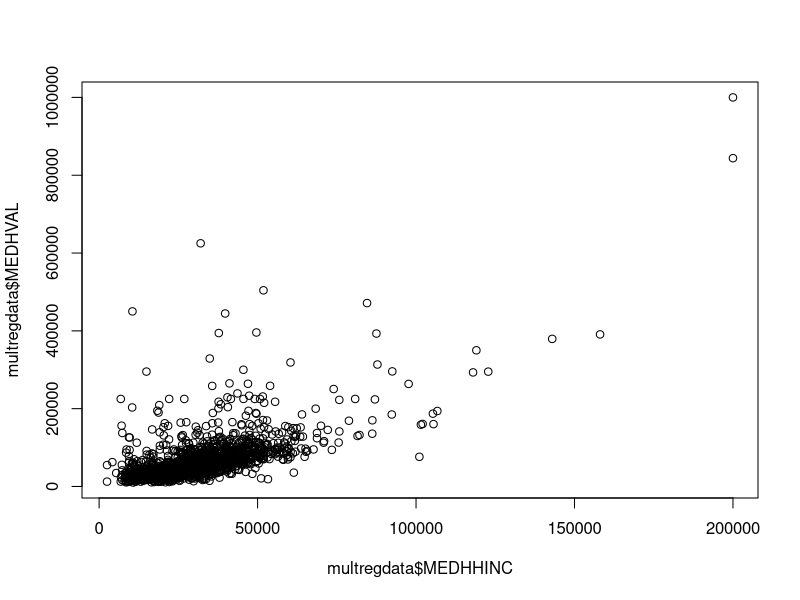
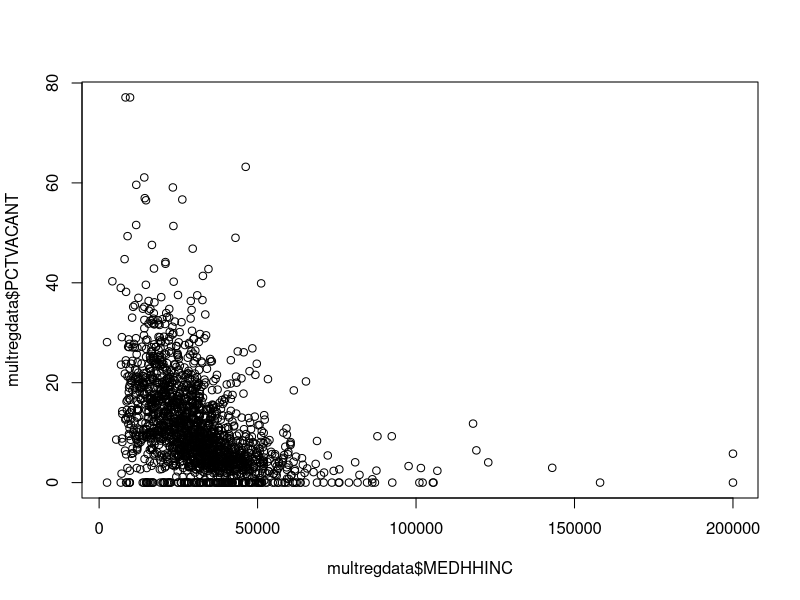
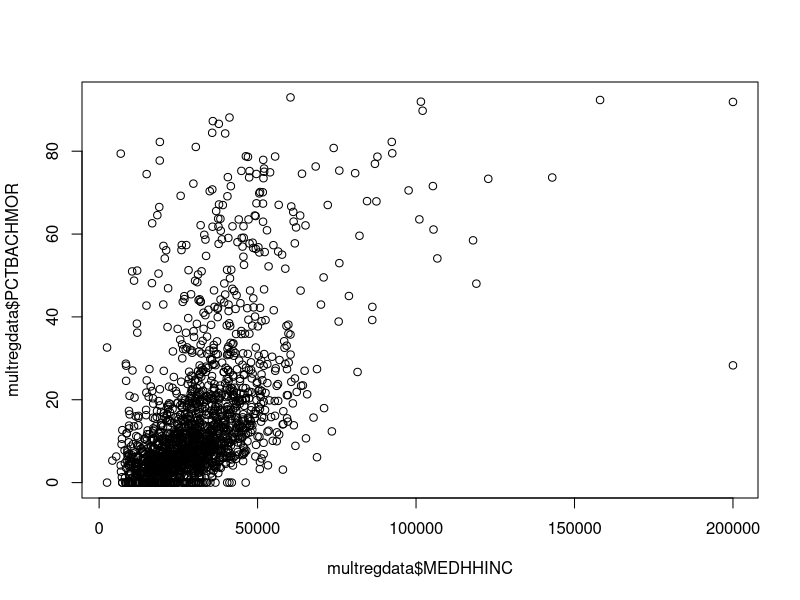
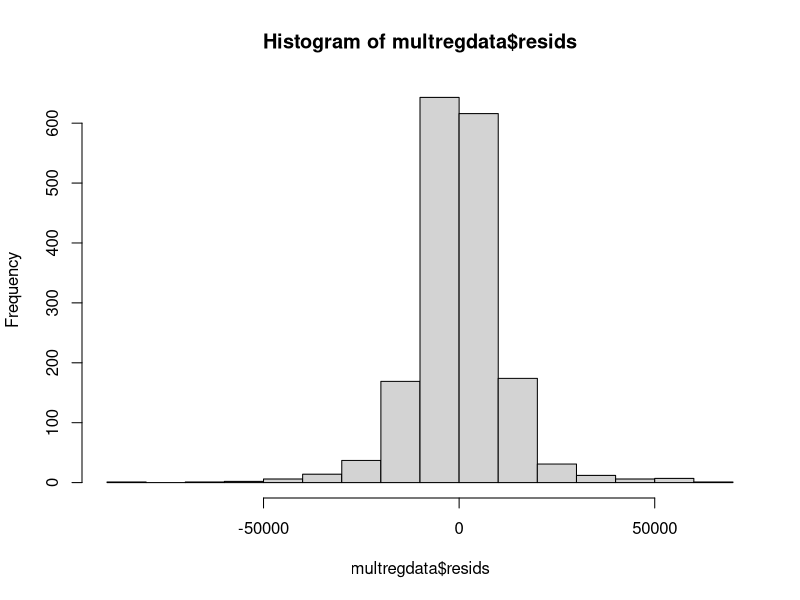
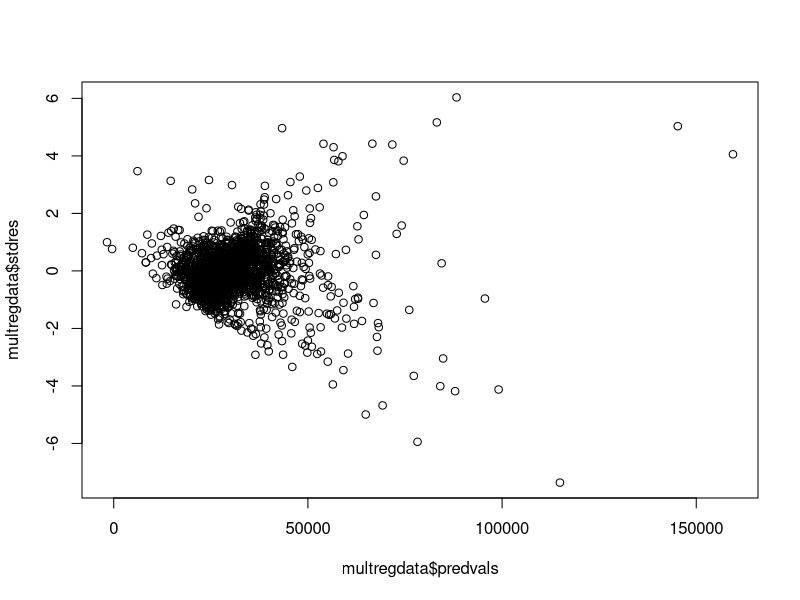

Source code (R) for these figures, in order:
## ---- chunk 1
options(scipen = 999)
multregdata <- read.csv('RegressionData.csv')
plot(multregdata$MEDHHINC, multregdata$MEDHVAL)
plot(multregdata$MEDHHINC, multregdata$PCTVACANT)
plot(multregdata$MEDHHINC, multregdata$PCTBACHMOR)
## ---- chunk 2
predictors <- as.matrix(cbind(multregdata$MEDHVAL, multregdata$PCTVACANT, multregdata$BCTBACHMOR))
cor(predictors)
## ---- chunk 3
fit <- lm(formula = MEDHHINC ~ MEDHVAL + PCTVACANT + PCTBACHMOR, data=multregdata)

summary(fit)
## ---- chunk 4
library(car)
print(vif(fit))
## ---- chunk 5
multregdata$resids <- resid(fit)
hist(multregdata$resids)
## ---- chunk 6
multregdata$predvals <- fitted(fit)
multregdata$stdres <- rstandard(fit)
plot(multregdata$predvals, multregdata$stdres)
## ---- chunk 7
multregdata$LNMEDHHINC <- log(multregdata$MEDHHINC + 1)
